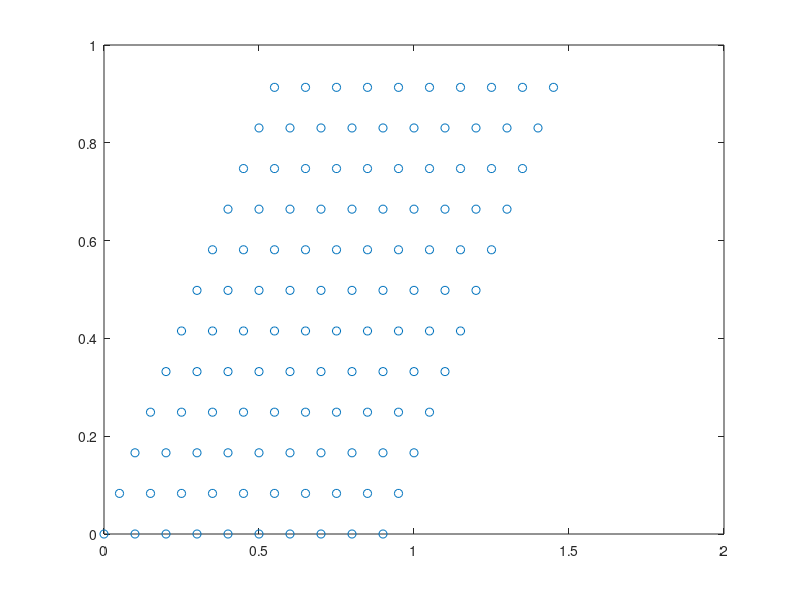
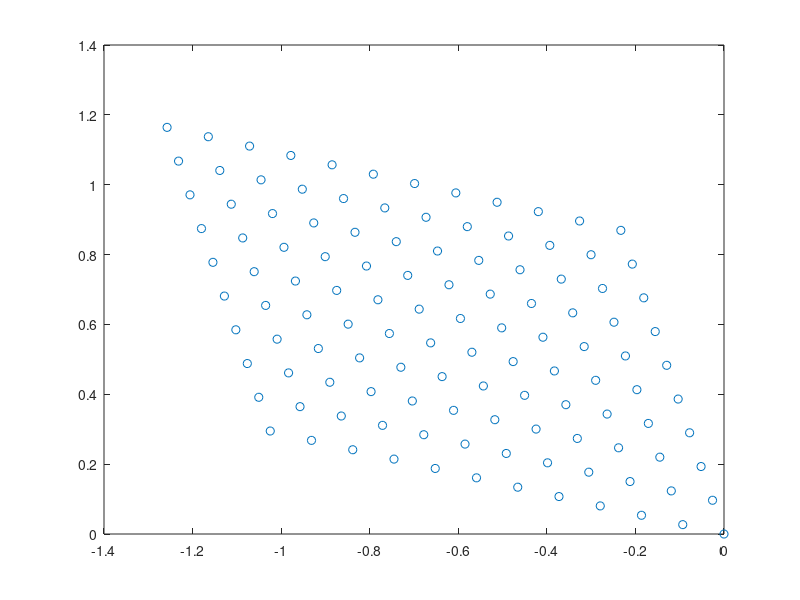

Here is the MATLAB script that generated these plots, in order: (Note: this script raises an error after producing the figures.)
close all
clear all
clc
% simulate 10 x 10 box
global gridscale thresh  

thresh = 0.0;
gridscale = 7;%4;

x = linspace(0, 9.9, 100) ;
y = x ; 
[X,Y] = meshgrid(x,y) ; 

r0 = 1*pi/6;
shiftx_0_1 = 0;
shifty_0_1 = 0;

shift_xy = zeros(2, 1);

%n_cells = 5*5;
r_xy = 3*pi/4 - r0;
dx = 0.1;
dy = dx* sqrt(3) / 2;
shift_vec_x1 = linspace(0, 1 - dx , ceil(1/dx)) ;
shift_vec_y1 = linspace(0, 1 -dy, ceil(1/dy)) ;
[shift_vecX,shift_vecY] = meshgrid(shift_vec_x1,shift_vec_y1); 

cellx = length(shift_vec_x1);
celly = length(shift_vec_y1);

for y = 2:celly
    shift_vecX(y,:) = shift_vecX(y,:) + dx*(y-1)/2;
end

figure(1000)
plot(shift_vecX(:),shift_vecY(:), 'o')

R = [cos(r_xy) -sin(r_xy); sin(r_xy) cos(r_xy)];
XYshift = [shift_vecX(:) shift_vecY(:)];     
rotXYshift = XYshift*R'; 

figure(1001)
plot(rotXYshift(:, 1), rotXYshift(:, 2), 'o')

n_cells = cellx * celly;

grid_cells_env1 = zeros(n_cells, 100, 100);

n = 1;
for s1 = 1:n_cells
        shift_xy(1) = rotXYshift(s1, 1);
        shift_xy(2) = rotXYshift(s1, 2);
        grid_cell = grid_firing_rate_map(X, Y, shift_xy, r0, shiftx_0_1, shifty_0_1);
        grid_cells_env1(n, :, :) = grid_cell;

        if n<=25
            figure(1)
            subplot(5, 5, n)
            imagesc(grid_cell)
            title(n)
        end

        n = n + 1;

end

mean_all1 = squeeze(mean(grid_cells_env1));

figure(100)
subplot(2,1,1)
imagesc(squeeze(grid_cells_env1(1,:,:)))
title('cell env 1')
colorbar
subplot(2,1,2)
imagesc(mean_all1)
title('mean env 1')
colorbar


% 
% c11 = corrcoef(reshape(grid_cells_env1, n_cells, 10000)');
% figure(10)
% imagesc(c11)
% colorbar

figure(10000)
subplot(2,2,1)
imagesc(squeeze(grid_cells_env1(1,:,:)))
colorbar
title('1')
subplot(2,2,3)
imagesc(squeeze(grid_cells_env1(5,:,:)))
colorbar
title('5')
subplot(2,2,2)
imagesc(squeeze(grid_cells_env1(120,:,:)))
colorbar
title('120')
subplot(2,2,4)
imagesc(squeeze(grid_cells_env1(1,:,:)) + squeeze(grid_cells_env1(120,:,:)))
colorbar
title('1 + 120')


function Zr = rotate(theta, X, Y)
global gridscale a b 
    R = [cos(theta) -sin(theta); sin(theta) cos(theta)];
    XY = [X(:) Y(:)];     % Create Matrix Of Vectors
    rotXY = XY*R'; %MULTIPLY VECTORS BY THE ROT MATRIX 
    Xr = reshape(rotXY(:,1), size(X,1), []);
    Yr = reshape(rotXY(:,2), size(Y,1), []);
    Zr = cos((2*pi/gridscale) * ((Xr + Yr)/sqrt(2))) ;    
end

function grid_cell = grid_firing_rate_map(X, Y, shift_xy, r0, shiftx_0, shifty_0)
global gridscale thresh
    X = X + (shift_xy(1) + shiftx_0)*(gridscale);
    Y = Y + (shift_xy(2) + shifty_0)*(gridscale);

    Z = rotate(r0, X, Y);
    theta = pi/3 + r0;
    Zr1 = rotate(theta, X, Y);
    theta = 2*pi/3 + r0;
    Zr2 = rotate(theta, X, Y);

    grid_cell = (1/3)*(Z + Zr1 + Zr2);% + 0.5;%0.5*( Z + Zr1); %
    %grid_cell(grid_cell<thresh) = 0;
end